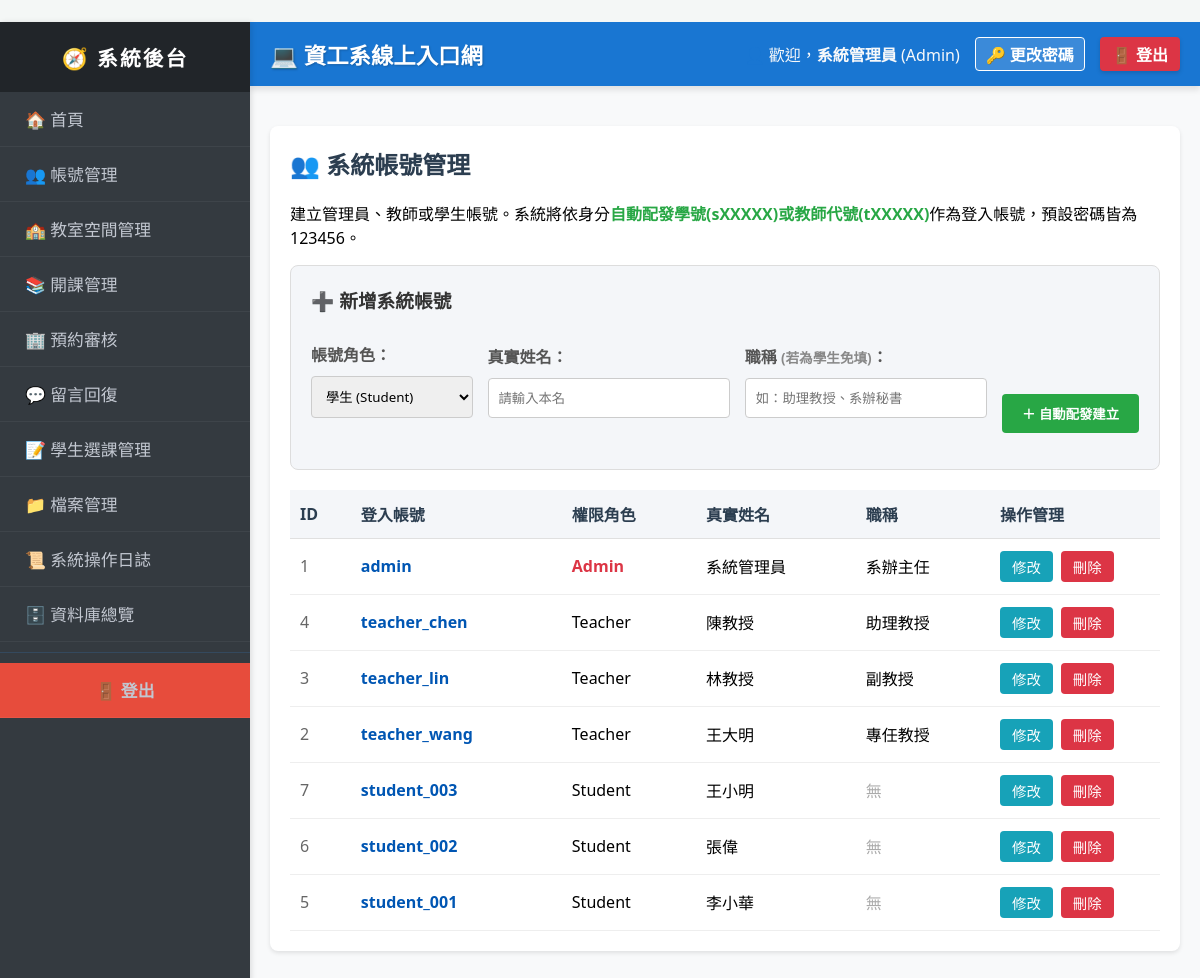
/index.php?page=manage_accounts (signed in), run on an earlier commit of the app's database.
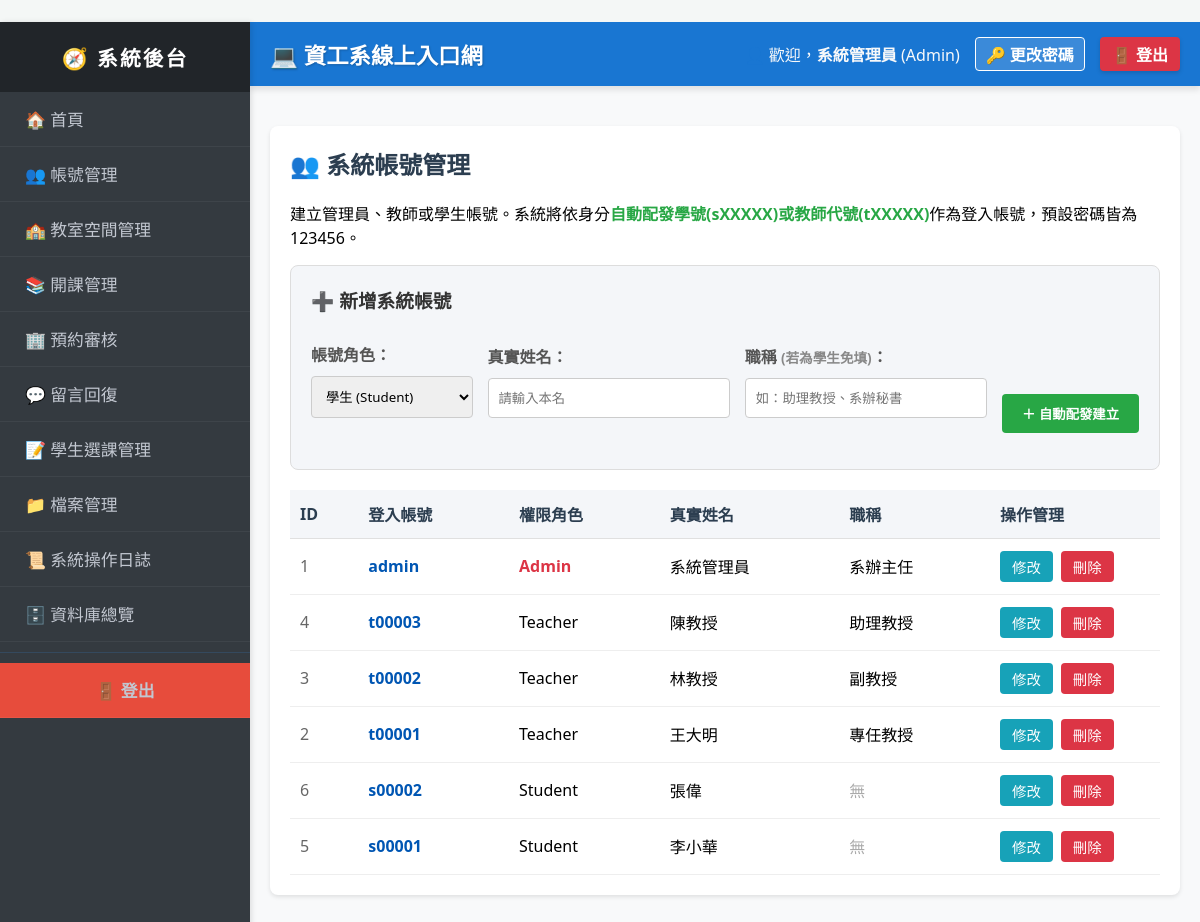
And on a later commit of the database.
### tables this page shows
CREATE TABLE Users (
    id INT AUTO_INCREMENT PRIMARY KEY,
    username VARCHAR(50) NOT NULL UNIQUE,
    password_hash VARCHAR(255) NOT NULL,
    role ENUM('Admin', 'Teacher', 'Student') NOT NULL,
    created_at TIMESTAMP DEFAULT CURRENT_TIMESTAMP
);

### modules/admin/manage_accounts.php (the view, shortened to what this page needs)
<div class="card">
    <h2>👥 系統帳號管理</h2>
    <p>建立管理員、教師或學生帳號。系統將依身分<strong style="color:#28a745;">自動配發學號(sXXXXX)或教師代號(tXXXXX)</strong>作為登入帳號，預設密碼皆為 123456。</p>
    <?php
    if(!isset($_SESSION['role']) || $_SESSION['role'] != 'Admin') {
        echo "<p style='color:red;'>只有管理員可以使用此功能。</p>";
    } else {
        ?>
        <div style="background:#f4f6f9; padding:20px; border-radius:8px; border:1px solid #ddd; margin-bottom:20px;">
            <h3 style="margin-top:0; color:#333;">➕ 新增系統帳號</h3>
            <form method="POST" style="display:grid; grid-template-columns: 1fr 1.5fr 1.5fr auto; gap:15px; align-items:flex-end;">
                <div>
                    <label style="font-weight:bold; color:#555;">帳號角色：</label>
                    <select name="role" required style="width:100%; padding:10px; border:1px solid #ccc; border-radius:4px;">
                        <option value="Student">學生 (Student)</option>
                    </select>
                </div>
                <div>
                    <label style="font-weight:bold; color:#555;">真實姓名：</label>
                    <input type="text" name="name" placeholder="請輸入本名" required style="width:100%; padding:10px; border:1px solid #ccc; border-radius:4px; box-sizing:border-box;">
                </div>
                <div>
                    <label style="font-weight:bold; color:#555;">職稱 <span style="font-size:0.85em; color:#888;">(若為學生免填)</span>：</label>
                    <input type="text" name="title" placeholder="如：助理教授、系辦秘書" style="width:100%; padding:10px; border:1px solid #ccc; border-radius:4px; box-sizing:border-box;">
                </div>
                <div>
                    <button type="submit" name="add_account" class="btn" style="background:#28a745; padding:10px 20px; font-weight:bold;">＋ 自動配發建立</button>
                </div>
            </form>
        </div>
        <table style="width:100%; border-collapse:collapse; text-align:left;">
            <tr style="background:#343a40; color:#fff;">
                <th style="padding:12px 10px;">ID</th>
                <th style="padding:12px 10px;">登入帳號</th>
                <th style="padding:12px 10px;">權限角色</th>
                <th style="padding:12px 10px;">真實姓名</th>
                <th style="padding:12px 10px;">職稱</th>
                <th style="padding:12px 10px; width:150px;">操作管理</th>
            </tr>
            <?php
            $users = $conn->query("
                SELECT u.id, u.username, u.role,
                       COALESCE(a.name, t.name, s.name) AS real_name,
                       COALESCE(a.title, t.title) AS job_title
                FROM Users u
                LEFT JOIN Admins a ON u.id = a.user_id AND u.role = 'Admin'
                LEFT JOIN Teachers t ON u.id = t.user_id AND u.role = 'Teacher'
                LEFT JOIN Students s ON u.id = s.user_id AND u.role = 'Student'
                ORDER BY u.role, u.id DESC
            ");
            while($u = $users->fetch_assoc()) {
                $js_username = htmlspecialchars($u['username'], ENT_QUOTES);
                $js_name = htmlspecialchars($u['real_name'] ?? '', ENT_QUOTES);
                $js_title = htmlspecialchars($u['job_title'] ?? '', ENT_QUOTES);
                $role_badge = $u['role'] == 'Admin' ? "<span style='color:#dc3545; font-weight:bold;'>{$u['role']}</span>" : $u['role'];
                $display_title = !empty($u['job_title']) ? htmlspecialchars($u['job_title']) : "<span style='color:#aaa;'>無</span>";
                echo "<tr style='border-bottom:1px solid #eee;' onmouseover=\"this.style.background='#f9f9f9'\" onmouseout=\"this.style.background='#fff'\">";
                echo "<td style='padding:12px 10px; color:#666;'>{$u['id']}</td>";
                echo "<td style='padding:12px 10px; font-weight:bold; color:#0056b3;'>{$u['username']}</td>";
                echo "<td style='padding:12px 10px;'>{$role_badge}</td>";
                echo "<td style='padding:12px 10px;'>" . htmlspecialchars($u['real_name'] ?? '') . "</td>";
                echo "<td style='padding:12px 10px;'>" . $display_title . "</td>";
                echo "<td style='padding:12px 10px; display:flex; gap:8px;'>";
                echo "<button type='button' class='btn' style='background:#17a2b8; padding:5px 12px; font-size:0.9em;' onclick='openEditModal({$u['id']}, \"{$js_username}\", \"{$js_name}\", \"{$js_title}\")'>修改</button>";
                echo "<form method='POST' style='margin:0;' onsubmit='return confirm(\"⚠️ 警告：確定要永久刪除此帳號與其所有關聯資料嗎？\");'>";
                echo "<button type='submit' name='delete_account' class='btn' style='background:#dc3545; padding:5px 12px; font-size:0.9em;'>刪除</button>";
                echo "</form>";
                echo "</td></tr>";
            }
            ?>
        </table>
        <?php
    }
    ?>
</div>

### index.php (shortened to what this page needs)
﻿<?php
require_once 'db_connect.php';
$role = isset($_SESSION['role']) ? $_SESSION['role'] : 'Guest';
$page = isset($_GET['page']) ? $_GET['page'] : 'home';
$is_backend = ($role == 'Admin' || $role == 'Teacher');
$module_path = '';
if ($page == 'login') {
    $module_path = 'login.php';
} else {
    $page_name = basename($page);
    $public_pages = ['home', 'faculty', 'labs', 'teacher_detail', 'downloads', 'syllabus_detail', 'change_password'];
    $admin_pages = ['manage_accounts', 'manage_courses', 'manage_rooms', 'manage_enrollments', 'review_reservations', 'review_messages', 'manage_files', 'view_database', 'admin_logs'];
    $teacher_pages = ['profile', 'syllabus', 'grading'];
    $student_pages = ['course_selection', 'my_schedule', 'reservation', 'message'];
    if (in_array($page_name, $public_pages)) {
        $module_path = 'modules/public/' . $page_name . '.php';
    } else if ($role == 'Admin' && in_array($page_name, $admin_pages)) {
        $module_path = 'modules/admin/' . $page_name . '.php';
    } else if ($role == 'Teacher' && in_array($page_name, $teacher_pages)) {
        $module_path = 'modules/teacher/' . $page_name . '.php';
    } else if ($role == 'Student' && in_array($page_name, $student_pages)) {
        $module_path = 'modules/student/' . $page_name . '.php';
    }
}
?>
<!DOCTYPE html>
<html lang="zh-TW">
<head>
    <link rel="stylesheet" href="assets/css/style.css">
</head>
<body>
    <?php if ($is_backend): ?>
        <div class="backend-wrapper">
            <div class="backend-sidebar">
                <h2>🧭 系統後台</h2>
                <?php
                if ($role == 'Admin') {
                    include 'includes/sidebar_admin.php';
                } elseif ($role == 'Teacher') {
                    include 'includes/sidebar_teacher.php';
                }
                ?>
            </div>
            <div class="backend-main">
                <?php include 'includes/header.php'; ?>
                <div class="content-area" style="padding: 20px;">
                    <?php
                    if ($module_path != '' && file_exists($module_path)) {
                        include $module_path;
                    } else {
                        echo "<div class='card' style='border-left: 4px solid #dc3545;'><h2>⚠️ 發生錯誤</h2><p>您請求的頁面不存在，或您沒有權限瀏覽此頁面。</p></div>";
                    }
                    ?>
                </div>
            </div>
        </div>
    <?php endif; ?>
</body>
</html>

### includes/sidebar_admin.php
<a href="index.php?page=home">🏠 首頁</a>
<a href="index.php?page=manage_accounts">👥 帳號管理</a>
<a href="index.php?page=manage_rooms">🏫 教室空間管理</a>
<a href="index.php?page=manage_courses">📚 開課管理</a>
<a href="index.php?page=review_reservations">🏢 預約審核</a>
<a href="index.php?page=review_messages">💬 留言回復</a>
<a href="index.php?page=manage_enrollments">📝 學生選課管理</a>
<a href="index.php?page=manage_files">📁 檔案管理</a>
<a href="index.php?page=admin_logs">📜 系統操作日誌</a>
<a href="index.php?page=view_database">🗄️ 資料庫總覽</a>
<hr style="margin: 10px 0; border: none; border-top: 1px solid #34495e;">
<a href="logout.php" style="background-color: #e74c3c; text-align: center; font-weight: bold;">🚪 登出</a>

### includes/header.php
<?php
$display_name = isset($_SESSION['username']) ? $_SESSION['username'] : '使用者';
if (isset($_SESSION['user_id']) && isset($_SESSION['role'])) {
    $uid = intval($_SESSION['user_id']);
    $role = $_SESSION['role'];
    if ($role == 'Admin') {
        $q = $conn->query("SELECT name FROM Admins WHERE user_id = $uid");
        if ($q && $r = $q->fetch_assoc()) $display_name = $r['name'];
    } elseif ($role == 'Teacher') {
        $q = $conn->query("SELECT name FROM Teachers WHERE user_id = $uid");
        if ($q && $r = $q->fetch_assoc()) $display_name = $r['name'];
    } elseif ($role == 'Student') {
        $q = $conn->query("SELECT name FROM Students WHERE user_id = $uid");
        if ($q && $r = $q->fetch_assoc()) $display_name = $r['name'];
    }
}
?>
<div style="background: #1976d2; color: #fff; padding: 15px 20px; display: flex; justify-content: space-between; align-items: center; border-radius: 0; margin-bottom: 20px; box-shadow: 0 4px 6px rgba(0,0,0,0.1);">
    <h2 style="margin: 0; font-size: 1.4em; text-shadow: 1px 1px 2px rgba(0,0,0,0.2);">💻 資工系線上入口網</h2>
    <div style="display: flex; align-items: center; gap: 15px;">
        <?php if (isset($_SESSION['user_id'])): ?>
            <span style="color: #f8f9fa;">👤 歡迎，<strong><?php echo htmlspecialchars($display_name); ?></strong> (<?php echo $_SESSION['role']; ?>)</span>
            <a href="index.php?page=change_password" style="color: #fff; text-decoration: none; font-weight: bold; border: 1px solid #fff; padding: 4px 10px; border-radius: 4px; background: rgba(255, 255, 255, 0.15); transition: 0.2s;" onmouseover="this.style.background='rgba(255,255,255,0.3)'" onmouseout="this.style.background='rgba(255,255,255,0.15)'">🔑 更改密碼</a>
            <a href="logout.php" style="background: #dc3545; color: white; text-decoration: none; padding: 5px 12px; border-radius: 4px; font-weight: bold; box-shadow: 0 2px 4px rgba(0,0,0,0.15);">🚪 登出</a>
        <?php else: ?>
            <a href="index.php?page=login" style="background: #007bff; color: white; text-decoration: none; padding: 5px 15px; border-radius: 4px; font-weight: bold;">系統登入</a>
        <?php endif; ?>
    </div>
</div>

### assets/css/style.css (style rules this page uses)
.content-area { padding: 30px; overflow-y: auto; flex: 1; }
.card { background: #fff; border-radius: 8px; padding: 20px; box-shadow: 0 2px 4px rgba(0,0,0,0.1); margin-bottom: 20px; }
.card h2 { margin-top: 0; color: #2c3e50; }
button, .btn { padding: 8px 16px; background: #007bff; color: white; border: none; border-radius: 4px; cursor: pointer; text-decoration: none; display: inline-block; transition: all 0.3s ease; font-weight: 500; }
input[type="text"], input[type="password"], input[type="email"], input[type="file"], input[type="datetime-local"], select, textarea { padding: 10px; width: 100%; box-sizing: border-box; margin: 5px 0 15px; border: 1px solid #ccc; border-radius: 4px; font-family: inherit; }
table { border-collapse: collapse; width: 100%; }
table tr { border-bottom: 1px solid #e0e0e0; }
table th, table td { padding: 12px 10px; text-align: left; }
table th { background-color: #f4f6f9; font-weight: 600; color: #2c3e50; }
label { font-weight: 500; color: #2c3e50; display: block; margin: 10px 0 5px 0; }
hr { border: none; border-top: 1px solid #e0e0e0; margin: 20px 0; }

### index.php (style rules this page uses)
html, body { margin: 0 !important; padding: 0 !important; background-color: #f4f7f6; font-family: 'Segoe UI', Tahoma, Geneva, Verdana, sans-serif; display: flex; flex-direction: column; min-height: 100vh; }
.backend-wrapper { display: flex; min-height: 100vh; width: 100%; margin: 0; padding: 0; }
.backend-sidebar { width: 250px; background: #343a40; color: #fff; flex-shrink: 0; display: flex; flex-direction: column; box-shadow: 2px 0 5px rgba(0,0,0,0.1); z-index: 10; margin: 0; }
.backend-sidebar h2 { height: 70px !important; margin: 0 !important; padding: 0 !important; background: #212529; color: #fff; font-size: 1.3em; letter-spacing: 2px; display: flex !important; align-items: center !important; justify-content: center !important; box-sizing: border-box !important; }
.backend-sidebar a { display: block; padding: 15px 25px; color: #c2c7d0; text-decoration: none; font-size: 1.05em; border-bottom: 1px solid rgba(255,255,255,0.05); transition: background 0.2s, color 0.2s; }
.backend-main { flex: 1; display: flex; flex-direction: column; background: #f8f9fa; overflow-x: hidden; min-width: 0; margin: 0; padding: 0; }

What changed in the data, as far as the page shows it:
removed users: id "7", username "student_003", role "Student", real_name "王小明", shows "無"
changed users id 4: username "teacher_chen" → "t00003"
changed users id 3: username "teacher_lin" → "t00002"
changed users id 2: username "teacher_wang" → "t00001"
changed users id 6: username "student_002" → "s00002"
changed users id 5: username "student_001" → "s00001"
